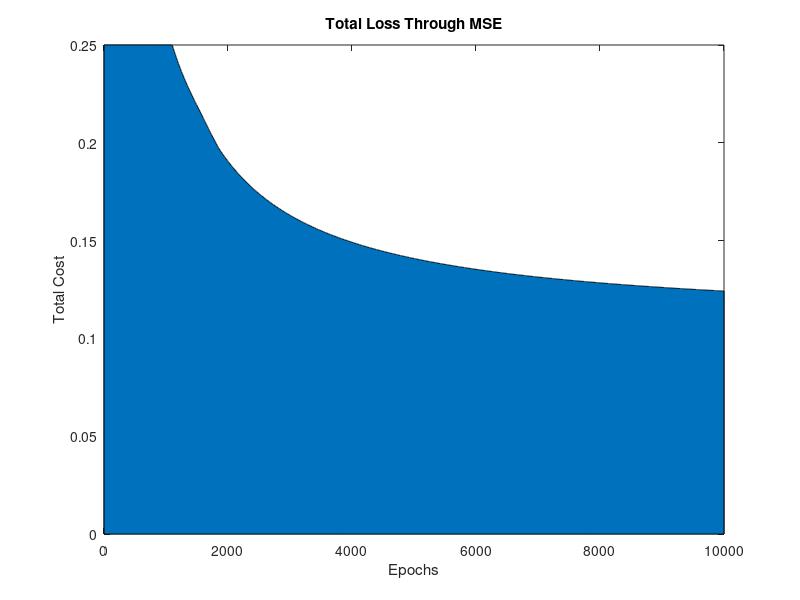

The MATLAB source for this figure:
[Times]=load ('iteration_times.txt');
[Cost]=load ('total_cost.txt');
x=(Times);
y=(Cost);
area(x,y);
title('Total Loss Through MSE');
xlabel('Epochs');
ylabel('Total Cost');
